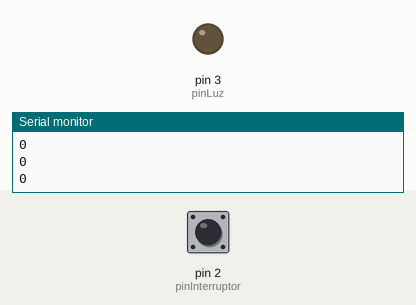
Simulated run of this sketch. Board: Arduino Uno, built with avr-gcc and run on an emulated ATmega328P. Parts: output pins drawn as LEDs (lit = HIGH), the last lines printed to the serial monitor. The test bench sets the inputs (shaded band); at power-on: pin 2 (pinInterruptor) LOW.

Above: at 2.8 s.
2.9 s: pin 2 (pinInterruptor) pulled HIGH for 1.2 s
At 4.7 s:
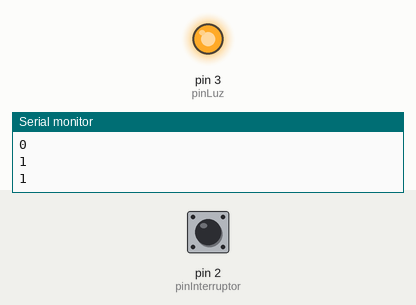
7.5 s: pin 2 (pinInterruptor) pulled HIGH for 3.2 s
At 12.6 s:
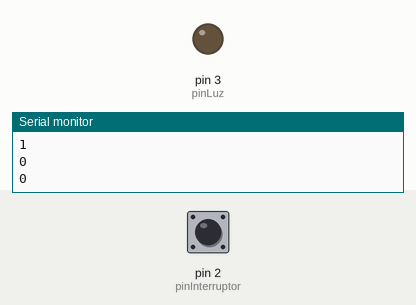
Timing chart, 0 to 14.1 s (numbered marks = the images above; inputs shaded):
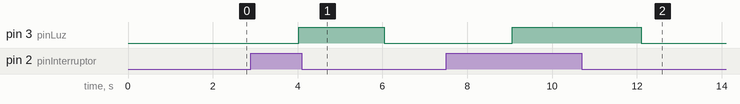

Measured:
- after the input at 2.9 s, pin 3 (pinLuz): LOW → HIGH after 1.1 s, → LOW 2.0 s later
- after the input at 7.5 s, pin 3 (pinLuz): LOW → HIGH after 1.6 s, → LOW 3.0 s later

The sketch:

Pin_Interruptor.ino
```cpp
int pinInterruptor = 2;
int pinLuz = 3;

int estado = HIGH;
void setup() {
  Serial.begin(9600);
  pinMode(pinInterruptor, INPUT);
  pinMode(pinLuz , OUTPUT);

}

void loop() {
  int sensorValue = digitalRead(pinInterruptor);
  Serial.println(sensorValue, DEC);
  delay(1000);
  if(sensorValue == 1 ) {
     delay(20);
     if(sensorValue == 1 ) {
     digitalWrite(pinLuz , HIGH);
     }else{
     digitalWrite(pinLuz , LOW);
     }
  } else{
     digitalWrite(pinLuz , LOW);
   }

}
```
